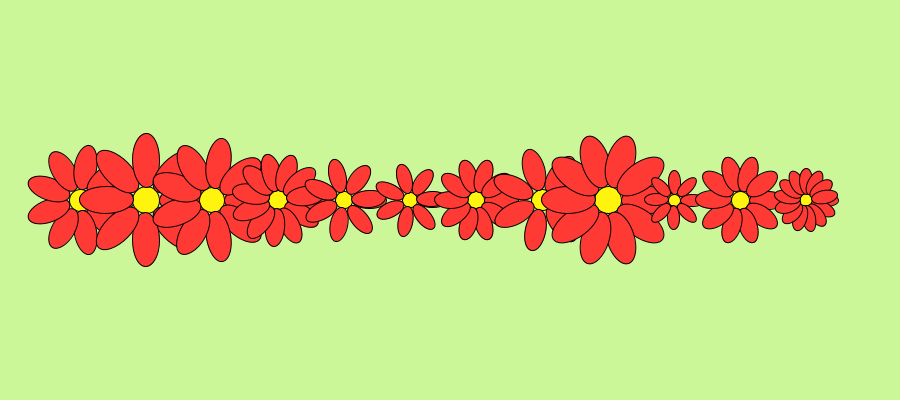
Frame 1 (no input)
Frame 60 (the mouse pressed at the canvas centre just before this capture): identical to frame 1, image omitted
Frame 120 (the mouse held since frame 60 and released just before this capture): identical to frame 1, image omitted

The Processing sketch that drew this single still picture (run headless with seeded random() and noise(); from frame 60 on, the mouse is pressed at the canvas centre):

// Processing sketch: processing_57576
// ── processing_57576.pde

//flower program
color colorYellow = #FFF40D;
color colorRed = #FF3A34;
Flower [] myFlower;

void setup(){
  size(900,400);
  smooth();
  
  myFlower = new Flower[12];
  for (int i=0; i<myFlower.length;i++){
    myFlower [i] = new Flower(int(random(12,28)), int(random(7,15)),colorYellow,colorRed);}
} //centerSize, numberPetals, centerColor, petalColor

void draw(){
  background(#CBF798);
  for (int i=0;i<myFlower.length;i++){
    pushMatrix();
    translate(i*66+80, height/2);
    myFlower[i].drawFlower();
    popMatrix();
  }
}
  
 
 
 
 
 
 
 
 
 
 
 
 


 
 //dont know how to create a seperate tap here. 
 //Class Flower 
  class Flower{
  int centerSize;
  int numberPetals;
  color centerColor;
  color petalColor;
  
  //constructor
  Flower (int tcenterSize, int tnumberPetals, color tcenterColor, color tpetalColor){
    centerSize = tcenterSize;
    numberPetals = tnumberPetals;
    centerColor = tcenterColor;
    petalColor = tpetalColor;
  }
  
  
  //method 
  void drawFlower(){
    fill(centerColor);
    ellipse(0,0,centerSize,centerSize);
    fill(petalColor);
    for (int i=0;i<360; i=i+(360/numberPetals)){
      //75
      pushMatrix();
      rotate(radians(i));
      translate((3*centerSize)/2, 0);
      ellipse(0, 0, centerSize*2, centerSize);
      popMatrix();
    }
  }
}
